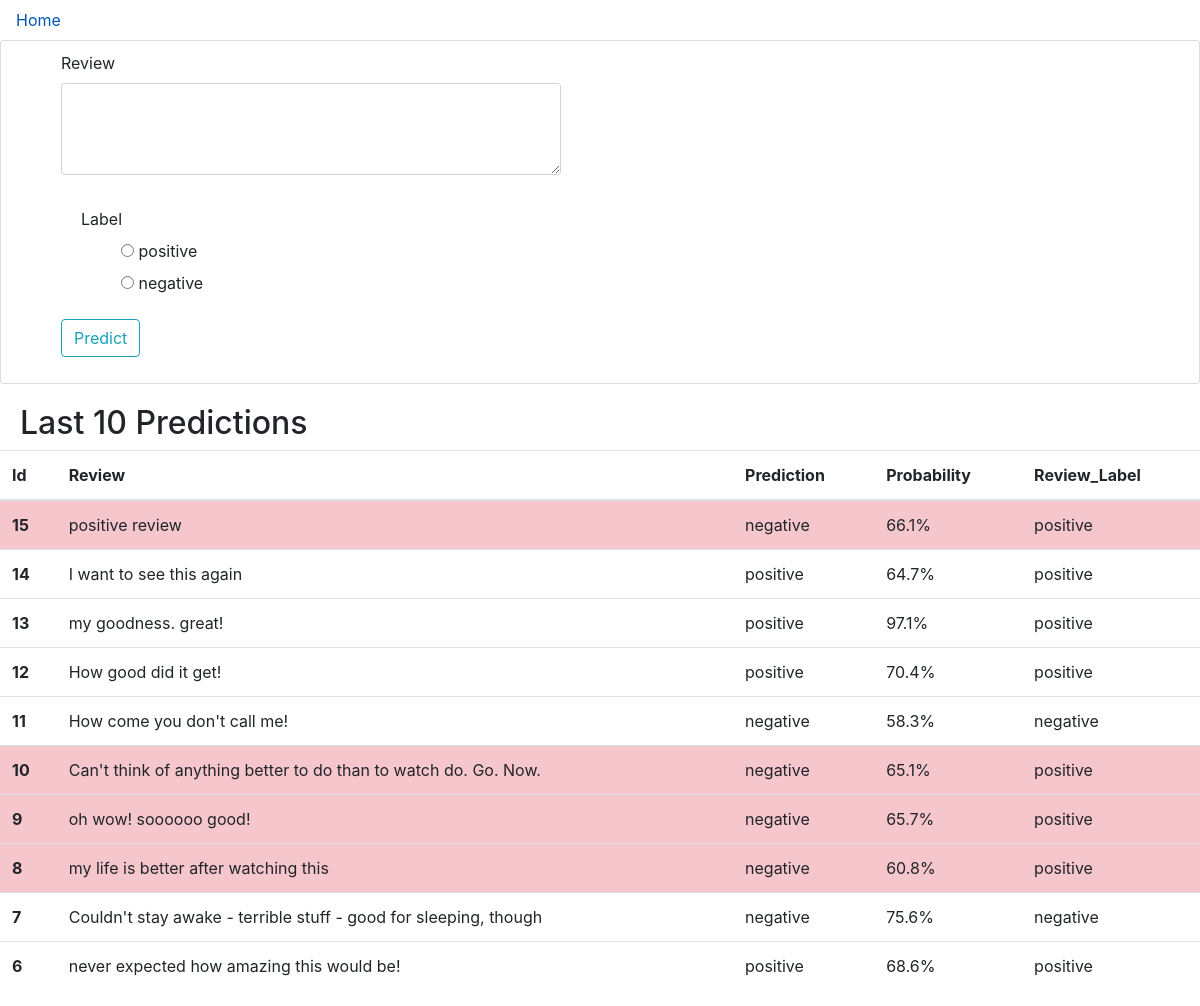
Before: / with the older database file.
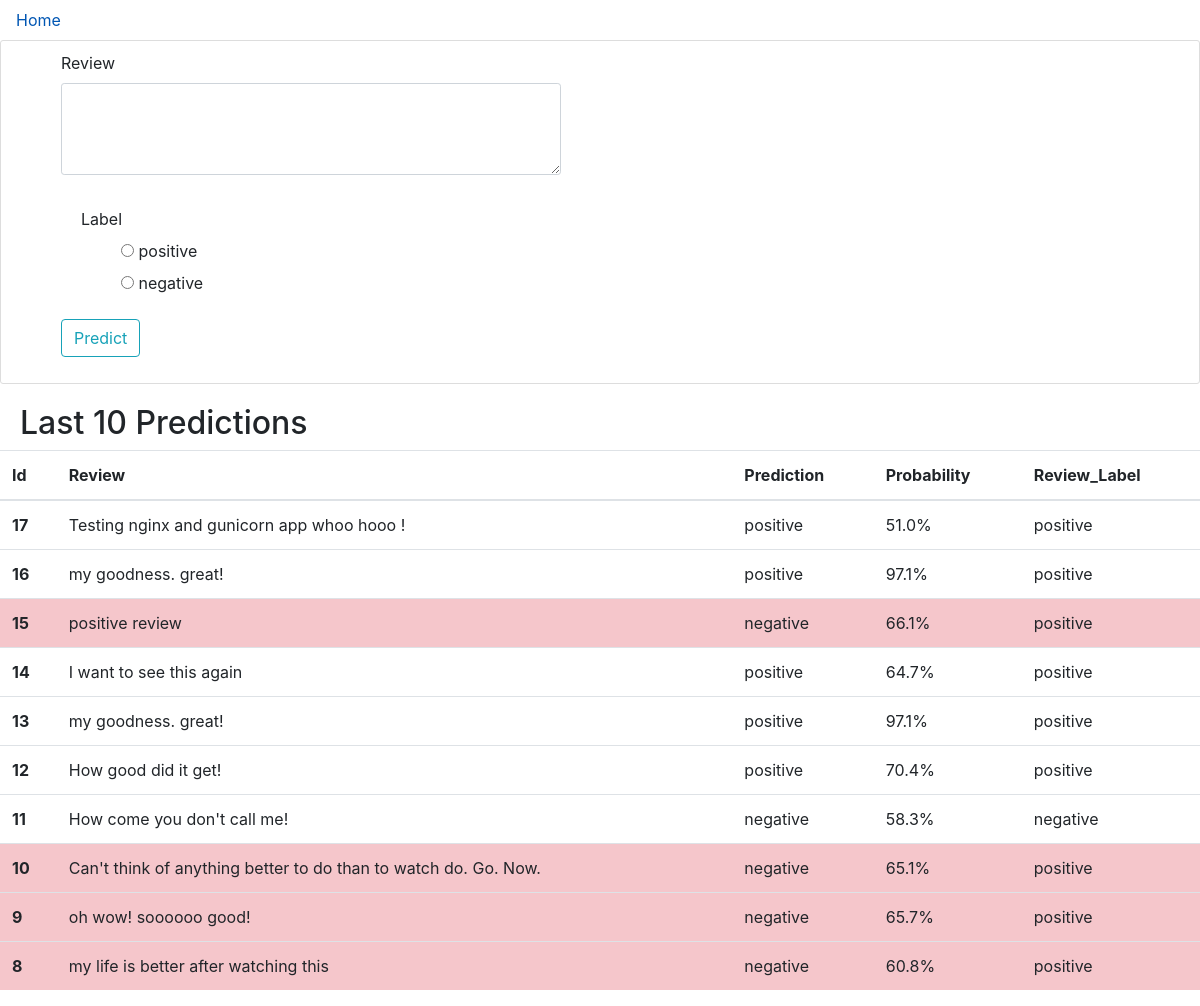
After: the same page with the newer database file.
### imdb/models.py (models this page shows, shortened)
class Review(db.Model):
    id = db.Column(db.Integer, primary_key=True)
    body = db.Column(db.String(500))
    prediction = db.Column(db.String(20))
    probability = db.Column(db.Float())
    label = db.Column(db.String(20))
    timestamp = db.Column(db.DateTime, index=True, default=datetime.utcnow)

### imdb/routes.py (the view, shortened to what this page needs)
@app.route('/', methods=['POST', 'GET'])
def newreview():
    form = ReviewForm()
    reviews = db.session.query(Review).order_by(desc(Review.timestamp)).limit(10)
    return render_template('new_review.html', form=form, reviews=reviews)

### imdb/forms.py
class ReviewForm(FlaskForm):
    content = TextAreaField('Review', validators=[DataRequired()])
    label = RadioField('Label', validators=[DataRequired()], choices=[
                       ('positive', 'positive'), ('negative', 'negative')])
    submit = SubmitField('Predict')

### templates/new_review.html (shortened to what this page needs)
{% extends "layout.html" %}
{% block content %}
<div class="content-section">
    <form method="POST" action="">
        <fieldset class="form-group">
            <div class="form-group">
                {{ form.content.label(class="form-control-label") }}
                {% if form.content.errors %}
                {{ form.content(class="form-control form-control-sg is-invalid") }}
                <div class="invalid-feedback">
                    {% for error in form.content.errors %}
                    <span>{{ error }}</span>
                    {% endfor %}
                </div>
                {% else %}
                {{ form.content(class="form-control form-control-sm heighttext") }}
                {% endif %}
            </div>
        </fieldset>
        <div class="form-check">
            {{ form.label.label }}
            {{ form.label(style="list-style:none") }}
        </div>
        <div class="form-group">
            {{ form.submit(class="btn btn-outline-info") }}
        </div>
    </form>
</div>
<div>
<h2 class="display-5">Last 10 Predictions</h2>
</div>
<table class="table table-hover">
    <thead>
        <tr>
            <th scope="col">Id</th>
            <th scope="col">Review</th>
            <th scope="col">Prediction</th>
            <th scope="col">Probability</th>
            <th scope="col">Review_Label</th>
        </tr>
    </thead>
    <tbody>
        {% for r in reviews %}
            {% if r.prediction != r.label %}
                <tr class="table-danger">
                    <th scope="row">{{r.id}}</th>
                    <td>{{r.body}}</td>
                    <td>{{r.prediction}}</td>
                    <td>{{'%.1f' | format(r.probability)}}%</td>
                    <td>{{r.label}}</td>
                </tr>
            {% else %}
                <tr>
                    <th scope="row">{{r.id}}</th>
                    <td>{{r.body}}</td>
                    <td>{{r.prediction}}</td>
                    <td>{{'%.1f' | format(r.probability)}}%</td>
                    <td>{{r.label}}</td>
                </tr>
            {% endif %}
        {% endfor %}
    </tbody>
</table>
{% endblock content %}

Changed rows visible on the page:
no longer on this page (row unchanged): Review: id "7", body "Couldn't stay awake - terrible stuff - good for sleeping, though", prediction "negative", probability "75.6", label "negative"
no longer on this page (row unchanged): Review: id "6", body "never expected how amazing this would be!", prediction "positive", probability "68.6", label "positive"
added Review: id "17", body "Testing nginx and gunicorn app whoo hooo !", prediction "positive", probability "51.0", label "positive"
added Review: id "16", body "my goodness. great!", prediction "positive", probability "97.1", label "positive"
